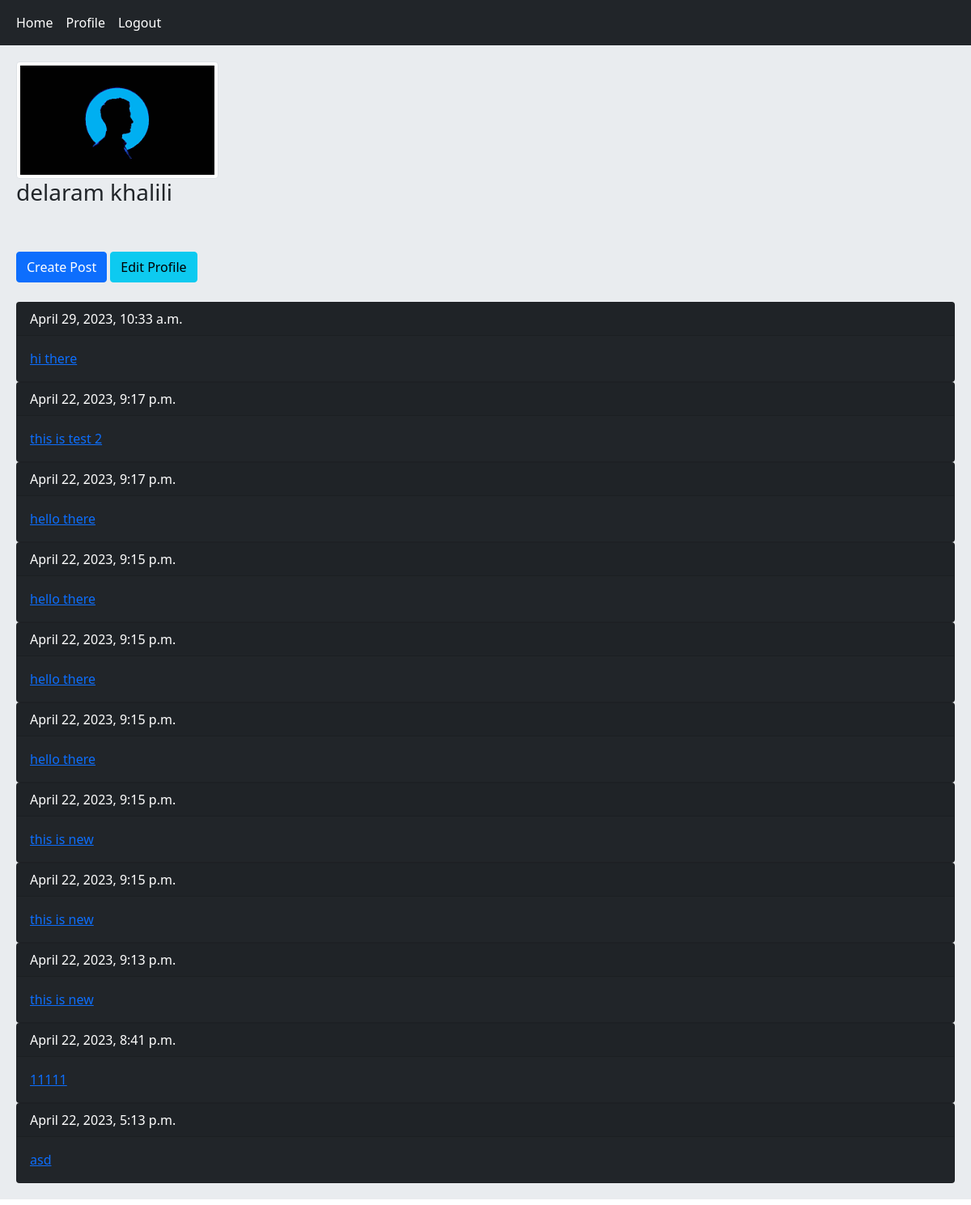
Page /accounts/profile/1/ (signed in) on the committed database.
### accounts/models.py (models this page shows, shortened)
class User(AbstractBaseUser):
    staff_id = models.CharField(max_length=11, unique=True)
    email = models.EmailField(max_length=255, unique=True)
    phone_number = models.CharField(max_length=11)
    full_name = models.CharField(max_length=100)
    is_active = models.BooleanField(default=True)
    is_admin = models.BooleanField(default=False)
    objects = UserManager()
    USERNAME_FIELD = 'staff_id'
    REQUIRED_FIELDS = ['phone_number','email', 'full_name' ]

class Profile(models.Model):
    user = models.OneToOneField(User, on_delete=models.CASCADE)
    bio = models.TextField(null=True, blank=True)
    img = models.ImageField(upload_to='profile_img/%Y/%m/%d', null=True, blank=True)

### home/models.py (models this page shows, shortened)
class Post(models.Model):
	user = models.ForeignKey(User, on_delete=models.CASCADE, related_name='posts')
	body = models.TextField()
	slug = models.SlugField()
	title = models.CharField(max_length=100, null=True, blank=True)
	created = models.DateTimeField(auto_now_add=True)
	updated = models.DateTimeField(auto_now=True)
	class Meta:
		ordering = ['-created']
	def get_absolute_url(self):
		return reverse('home:post_detail', args=(self.id, self.slug))

### accounts/views.py (the view)
# urls.py: path('profile/<int:user_id>/', views.UserProfileView.as_view(), name='user_profile'),
class UserProfileView(LoginRequiredMixin, View):
    def get(self, request, user_id):
        is_following = False
        user = get_object_or_404(User, pk=user_id)
        posts = user.posts.all()
        relation = Relation.objects.filter(from_user=request.user, to_user=user)
        if relation.exists():
            is_following = True
        return render(request, 'accounts/profile.html', {'user': user, 'posts': posts, 'is_following': is_following})

### accounts/templates/accounts/profile.html (shortened to what this page needs)
{% extends 'base.html' %}
{% block content %}
    <img src="{{ user.profile.img.url }}" class="img-thumbnail" >
    <h3 class="text-left">{{user.full_name}}</h3><br/><br/>
    {% if request.user.id == user.id %}
        <a href="{% url 'home:post_create' %}" class="btn btn-primary">Create Post</a>
        <a href="{% url 'accounts:edit_user' %}" class="btn btn-info">Edit Profile</a>
    {% endif %}
    <br/><br/>
    {% for post in posts %}
        <div class="card bg-dark text-white">
            <p class="card-header"> {{ post.created }}</p>
            <a href="{{ post.get_absolute_url }}" class="card-body">{{ post.body|truncatewords:8 }}</a>
        </div>
    {% empty %}
     <p>No comments yet!</p>
    {% endfor %}
{% endblock %}

### rows in the picture
User: profile.img (picture), full_name "delaram khalili"
Post: created "April 29, 2023, 10:33 a.m.", body "hi there"
Post: created "April 22, 2023, 9:17 p.m.", body "this is test 2"
Post: created "April 22, 2023, 9:17 p.m.", body "hello there"
Post: created "April 22, 2023, 9:15 p.m.", body "hello there"
Post: created "April 22, 2023, 9:15 p.m.", body "hello there"
Post: created "April 22, 2023, 9:15 p.m.", body "hello there"
Post: created "April 22, 2023, 9:15 p.m.", body "this is new"
Post: created "April 22, 2023, 9:15 p.m.", body "this is new"
Post: created "April 22, 2023, 9:13 p.m.", body "this is new"
Post: created "April 22, 2023, 8:41 p.m.", body "11111"
Post: created "April 22, 2023, 5:13 p.m.", body "asd"
